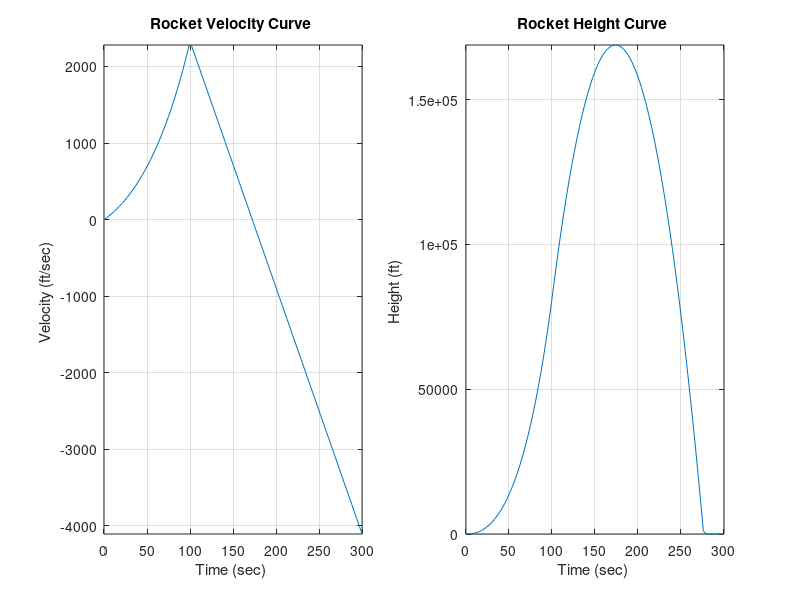

This chart was generated by the following MATLAB code:
clear; close all; clc
m=200;
u=8000;
q=1;
g=32.17;
b=100;
 
count=1;
h(1)=0;
for t=0:3:300
   
    if t<=b
        v(count)=u*log(m/(m-q*t))-g*t;
    else  
        v(count)=u*log(m/(m-q*b))-g*t;
    end
   
 
    h(count+1)=h(count)+v(count)*3;
   
    if h(count+1)<0;
        h(count+1)=0;
    end
   
    tt(count)=t;
    count=count+1;
   
end
 
figure(1)
subplot(121)
plot(tt,v)
xlabel('Time (sec) ');
ylabel('Velocity (ft/sec) ');
title('Rocket Velocity Curve ');
grid
axis tight
 
subplot(122)
N=length(tt);
% h array is one longer than tt.
plot(tt,h(1:N))
xlabel('Time (sec) ');
ylabel('Height (ft) ');
title('Rocket Height Curve ');
grid
axis tight
 
     % display the max height and when that happens in command window
[maxh,nmax]=max(h);
fprintf('Rocket reaches %.1f feet after %.1f seconds \n',maxh,tt(nmax));
 